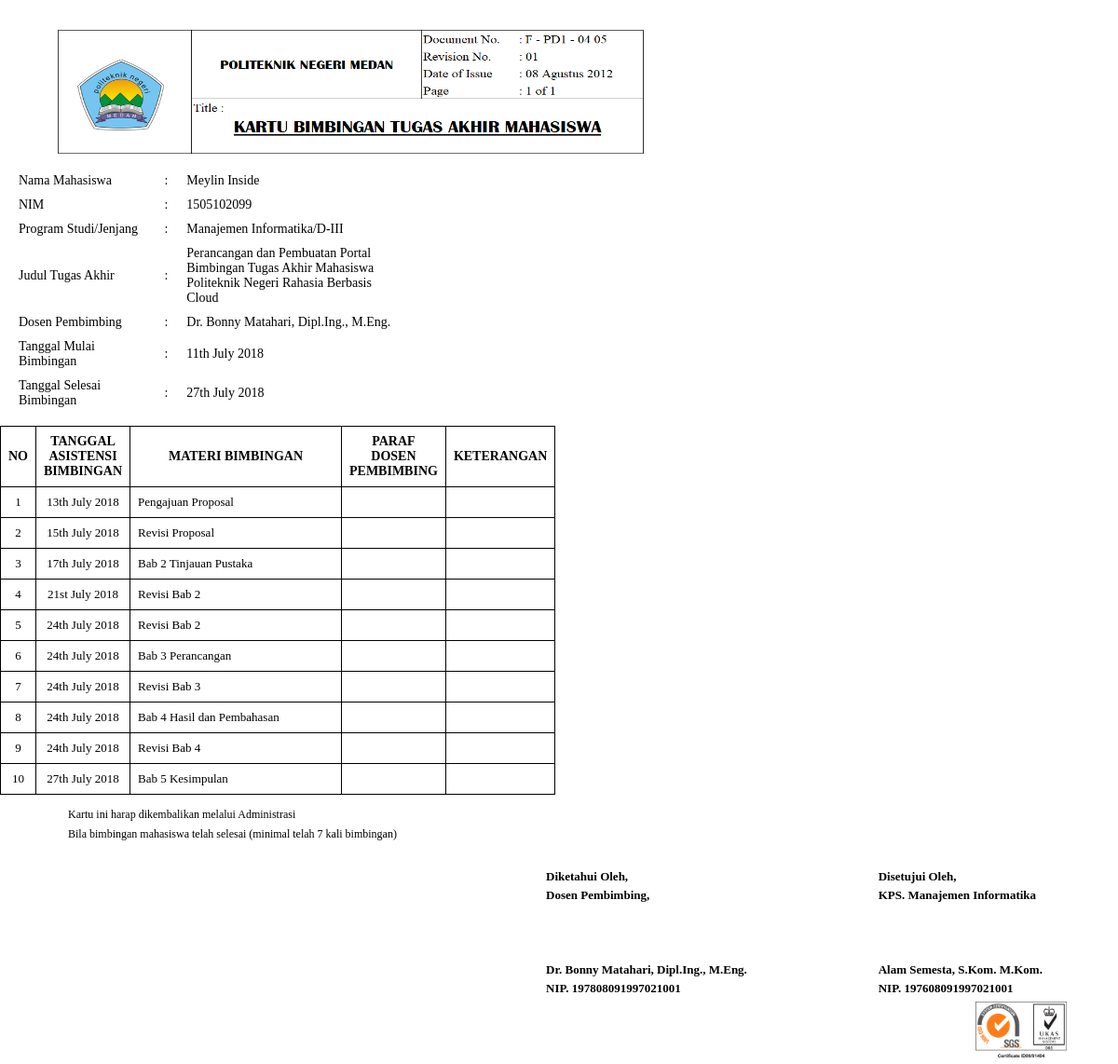
The page /apps/app_laporan/konsep.php (signed in) on the database its author committed.
### tables this page shows
CREATE TABLE `mahasiswa` (
  `nim` int(11) NOT NULL,
  `nm_mhs` varchar(30) NOT NULL,
  `th_bimbingan` year(4) NOT NULL,
  `id_prodi` int(2) NOT NULL,
  `id_dosen` int(3) NOT NULL,
  `foto` varchar(30) NOT NULL DEFAULT 'default.jpg',
  `username` char(10) NOT NULL,
  `password` char(10) NOT NULL,
  `status_user` varchar(9) NOT NULL DEFAULT 'mahasiswa'
);

CREATE TABLE `judul_ta` (
  `id_ta` int(5) NOT NULL,
  `nim` int(10) NOT NULL,
  `judul1` text NOT NULL,
  `judul2` text NOT NULL,
  `judul3` text NOT NULL,
  `judul_kaprodi` text,
  `judul_akhir` text
);

CREATE TABLE `prodi` (
  `id_prodi` int(2) NOT NULL,
  `nama_prodi` varchar(30) NOT NULL,
  `jenjang` varchar(5) NOT NULL
);

CREATE TABLE `dosen` (
  `id_dosen` int(3) NOT NULL,
  `nip_dosen` char(18) NOT NULL,
  `nm_dosen` varchar(50) NOT NULL,
  `no_telp` char(12) DEFAULT NULL,
  `username` char(10) NOT NULL,
  `password` char(10) NOT NULL,
  `status_user` varchar(5) NOT NULL DEFAULT 'dosen'
);

CREATE TABLE `subject` (
  `id_subject` int(10) NOT NULL,
  `subject` varchar(50) NOT NULL,
  `nim` int(10) NOT NULL,
  `status_bimbingan` varchar(20) NOT NULL,
  `tgl` datetime NOT NULL DEFAULT CURRENT_TIMESTAMP ON UPDATE CURRENT_TIMESTAMP
);

CREATE TABLE `kaprodi` (
  `id_kaprodi` int(2) NOT NULL,
  `nm_kaprodi` varchar(50) NOT NULL,
  `nip_kaprodi` char(18) NOT NULL,
  `no_telp` char(12) DEFAULT NULL,
  `id_prodi` int(2) NOT NULL,
  `username` char(8) NOT NULL,
  `password` char(8) NOT NULL,
  `status_user` varchar(7) NOT NULL DEFAULT 'kaprodi'
);

### apps/app_laporan/konsep.php (the view, shortened to what this page needs)
<?php
include "sesi.php";
?>
<!DOCTYPE html>
<html>
	<head>
		<link rel="stylesheet" type="text/css" href="laporan.css">
	</head>
	<body><div class="page">
		<div class="header"><img src="header.png" width="633" height="137" align="center"></div>
            <div class="batas"></div>
		<table class="nama" width="419" border="0" align="center" cellpadding="0" cellspacing="0">
			<?php $stmt = $db_con->prepare("SELECT * FROM mahasiswa, prodi, judul_ta, dosen WHERE mahasiswa.nim='$_SESSION[user_session]' && mahasiswa.id_prodi=prodi.id_prodi && mahasiswa.nim=judul_ta.nim && mahasiswa.id_dosen=dosen.id_dosen");
					$stmt->execute();
					while($row=$stmt->fetch(PDO::FETCH_ASSOC)) { ?>
              <tr>
                <td width="156"><span class="style10">Nama Mahasiswa </span></td>
                <td width="15"><span class="style10">:</span></td>
                <td width="248"><div align="left" class="style11"><span style="width:1%;"><?php echo $row['nm_mhs'];?></span></div></td>
              </tr>
              <tr>
                <td><span class="style10">NIM</span></td>
                <td>:</td>
                <td><div align="left" class="style11"><span style="width:1%;"><?php echo $row['nim'];?></span></div></td>
              </tr>
              <tr>
                <td><span class="style10">Program Studi/Jenjang </span></td>
                <td>:</td>
                <td><div align="left" class="style11"><span style="width:1%;"><?php echo $row['nama_prodi'];?>/<?php echo $row['jenjang'];?></span></div></td>
              </tr>
              <tr>
                <td><span class="style10">Judul Tugas Akhir </span></td>
                <td>:</td>
                <td><div align="left" class="style11"><span style="width:1%;"><?php echo $row['judul_akhir'];?></span></div></td>
              </tr>
			  <tr>
                <td><span class="style10">Dosen Pembimbing </span></td>
                <td>:</td>
                <td><div align="left" class="style11"><span style="width:1%;"><?php echo $row['nm_dosen'];?></span></div></td>
              </tr>
			        <?php }
         $stmt = $db_con->prepare("SELECT * FROM subject where nim ='$_SESSION[user_session]' order by id_subject asc limit 1");
          $stmt->execute();
          while($row=$stmt->fetch(PDO::FETCH_ASSOC)) { ?>
              <tr>
			          <td><span class="style10">Tanggal Mulai Bimbingan </span></td>
                      <td>:</td>
                <td><div align="left" class="style11"><span style="width:1%;"><?php $tgl=date_create($row['tgl']); echo date_format($tgl, 'jS F Y'); ?></span></div></td>
              </tr>
			        <?php  }
         $stmt = $db_con->prepare("SELECT * FROM subject where nim ='$_SESSION[user_session]' order by id_subject desc limit 1");
          $stmt->execute();
          while($row=$stmt->fetch(PDO::FETCH_ASSOC)) { ?>
              <tr>
			          <td><span class="style10">Tanggal Selesai Bimbingan </span></td>
                      <td>:</td>
                <td><div align="left" class="style11"><span style="width:1%;"><?php $tgl=date_create($row['tgl']); echo date_format($tgl, 'jS F Y'); ?></span></div></td>
              </tr><?php }?>
      </table>
            <div class="batas"></div>
<table border="1px" align="center" class="tabel">
			<tr class="head">
				<td width="1">NO</td>
				<td width="70">TANGGAL ASISTENSI BIMBINGAN</td>
				<td width="210">MATERI BIMBINGAN</td>
				<td width="70">PARAF DOSEN PEMBIMBING</td>
				<td width="85">KETERANGAN</td>
			</tr>
			<?php
                $stmt = $db_con->prepare("SELECT * FROM subject WHERE nim='$_SESSION[user_session]' order by id_subject asc limit 10 offset 1");
                $stmt->execute();
                $no=1;
                while($row=$stmt->fetch(PDO::FETCH_ASSOC)) {
            ?>
						<tr bgcolor="#fff">
							<td align="center"><?php echo $no; ?></td>
                            <td align="center"><?php $tgl=date_create($row['tgl']); echo date_format($tgl, 'jS F Y'); ?></td>
                            <td align="left"><?php echo $row['subject']; ?></td>
                            <td align="center">&nbsp;</td>
                            <td align="center">&nbsp;</td>
						</tr>
					<?php
					$no++;
					}
					?>
      </table>
            <table border="0" class="ket">
            <tr>
                <td>Kartu ini harap dikembalikan melalui Administrasi</td>
            </tr>
            <tr>
                <td>Bila bimbingan mahasiswa telah selesai (minimal telah 7 kali bimbingan)</td>
            </tr>
            </table>
			<div class="batas2"></div>
            <table width="603" border="0" class="ttd" style="float:right;">
	  <?php $stmt = $db_con->prepare("SELECT * FROM kaprodi, dosen, mahasiswa, prodi WHERE mahasiswa.nim='$_SESSION[user_session]' && mahasiswa.id_dosen=dosen.id_dosen && mahasiswa.id_prodi=kaprodi.id_prodi && kaprodi.id_prodi=prodi.id_prodi");
					$stmt->execute();
					while($row=$stmt->fetch(PDO::FETCH_ASSOC)) { ?>
            <tr>
              <td>Diketahui Oleh, </td>
              <td>&nbsp;</td>
              <td>Disetujui Oleh, </td>
            </tr>
            <tr>
              <td>Dosen Pembimbing, </td>
              <td>&nbsp;</td>
              <td>KPS. <?php echo $row['nama_prodi'];?></td>
            </tr>
            <tr>
              <td>&nbsp;</td>
              <td>&nbsp;</td>
              <td>&nbsp;</td>
            </tr>
            <tr>
              <td>&nbsp;</td>
              <td>&nbsp;</td>
              <td>&nbsp;</td>
            </tr>
            <tr>
              <td>&nbsp;</td>
              <td>&nbsp;</td>
              <td>&nbsp;</td>
            </tr>
            <tr>
              <td width="251"><?php echo $row['nm_dosen'];?></td>
                <td width="99">&nbsp;</td>
                <td width="239"><?php echo $row['nm_kaprodi'];?></td>
            </tr>
            <tr>
              <td>NIP. <?php echo $row['nip_dosen'];?></td>
              <td>&nbsp;</td>
                <td>NIP. <?php echo $row['nip_kaprodi'];?></td>
            </tr><?php }?>
      </table><div class="batas"></div>
	  <table class="footer"><tr>
              <td><img src="iso.png" width="98" height="60"></td>
             </tr></table>
	</div>
	</body>
</html>

### apps/app_laporan/laporan.css (style rules this page uses)
* { padding:0px; margin:0px; }
body { font-family:tahoma, 'sans-serif'; }
.batas { padding: 2px; }
.batas2 { padding: 6px; }
.header { width: 400px; margin-left: 60px; margin-right: 40px; margin-top: 30px; float: center; }
.tabel { border-collapse:collapse; margin-top: 10px; }
.tabel .head td { background:#fff; text-align:center; font-size:14px; font-weight:bold; }
.tabel tr td { border:1px solid #000; padding:8px; font-size:13px; }
.ttd { margin-left: 69px; margin-top: 10px; margin-right: 15px; text-align:left; padding:1px; }
.ttd tr td { border:0px solid #000; padding:1px; font-size:13px; font-weight:bold; text-align:left; }
.nama { margin-left: 15px; margin-top: 10px; margin-right: 15px; }
.nama tr td { border:0px solid #000; padding:5px; font-size:14px; }
.ket { margin-left: 69px; margin-top: 10px; margin-right: 15px; }
.ket tr td { border:0px solid #000; padding:2px; font-size:12px; }
.footer { width: 150px; margin-left: 600px; margin-right: 5px; margin-bottom: 5px; float: right; }

### rows shown on the page
mahasiswa: nm_mhs "Meylin Inside", judul_ta.nim "1505102099", id_prodi.nama_prodi "Manajemen Informatika", id_prodi.jenjang "D-III", judul_ta.judul_akhir "Perancangan dan Pembuatan Portal Bimbingan Tugas Akhir Mahasiswa Politeknik Negeri Rahasia Berbasis Cloud", id_dosen.nm_dosen "Dr. Bonny Matahari, Dipl.Ing., M.Eng."
subject: tgl "11th July 2018"
subject: tgl "27th July 2018", subject "Bab 5 Kesimpulan"
subject: tgl "13th July 2018", subject "Pengajuan Proposal"
subject: tgl "15th July 2018", subject "Revisi Proposal"
subject: tgl "17th July 2018", subject "Bab 2 Tinjauan Pustaka"
subject: tgl "21st July 2018", subject "Revisi Bab 2"
subject: tgl "24th July 2018", subject "Revisi Bab 2"
subject: tgl "24th July 2018", subject "Bab 3 Perancangan"
subject: tgl "24th July 2018", subject "Revisi Bab 3"
subject: tgl "24th July 2018", subject "Bab 4 Hasil dan Pembahasan"
subject: tgl "24th July 2018", subject "Revisi Bab 4"
kaprodi: id_prodi.nama_prodi "Manajemen Informatika", dosen.nm_dosen "Dr. Bonny Matahari, Dipl.Ing., M.Eng.", nm_kaprodi "Alam Semesta, S.Kom. M.Kom.", dosen.nip_dosen "197808091997021001", nip_kaprodi "197608091997021001"
